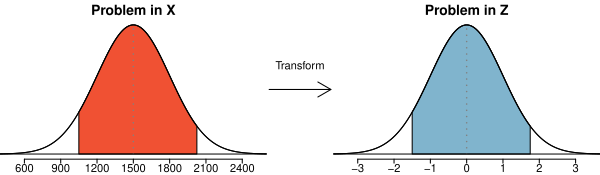

This chart was generated by the following R code:
myPDF("normalPribInXtoProbInZ.pdf", 6.0, 1.75, mar=c(1.2,0,1.5,0), mgp=c(3,0.17,0))

layout(matrix(1:3, 1), widths=c(5,1.25,5), 1)

sfx=1.0
sfy=1.0

X <- seq(-4,4,0.01)
Y <- dnorm(X)
plot(sfx*X, sfy*Y, type='l', axes=F, 
     #xlim=c(-3.4,3.4),
     xlim=sfx*c(-3.4,3.4),
     ylab="", xlab="X",
     main="Problem in X", cex=1.2)


axis(1, at=c(-3,-2,-1,0,1,2,3), 
     label=(1500+c(-3,-2,-1,0,1,2,3)*300), cex.axis=0.8)


selectedX <- seq(-1.5,1.75,0.01)
cord.x <- c(-1.5, selectedX, 1.75) 
cord.y <- c(0, dnorm(selectedX) ,0)

polygon(sfx*cord.x, sfy*cord.y, col=COL[4+7*0])
#polygon(cord.x, cord.y, col=COL[4+(7*4)])

segments(X[which(X == median(X))],0,
         X[which(X == median(X))],sfy*max(Y),
         col=COL[6], lty=3, lwd=1.5 )


lines(sfx*X, sfy*Y)
abline(h=0)




plot( NULL, NULL, 
      xlim=c(-2,2),
      ylim=c(-2,2),
      xlab="",
      ylab="",
      axes=F)
arrows(-2, 0, 2, 0, length=0.175)
text(0, 0.5, labels="Transform", cex=1.2)


sfx=1.0
sfy=1.0

X <- seq(-4,4,0.01)
Y <- dnorm(X)
plot(sfx*X, sfy*Y, type='l', axes=F, 
     #xlim=c(-3.4,3.4),
     xlim=sfx*c(-3.4,3.4),
     ylab="", xlab="Z",
     main="Problem in Z", cex=1.2)

axis(1, at=c(-3,-2,-1,0,1,2,3), 
     label=(0+c(-3,-2,-1,0,1,2,3)*1), cex.axis=0.8)


selectedX <- seq(-1.5,1.75,0.01)
cord.x <- c(-1.5, selectedX, 1.75) 
cord.y <- c(0, dnorm(selectedX) ,0)

polygon(sfx*cord.x, sfy*cord.y, col=COL[1+7*1])
#polygon(cord.x, cord.y, col=COL[4+(7*4)])

segments(X[which(X == median(X))],0,
         X[which(X == median(X))],sfy*max(Y),
         col=COL[6], lty=3, lwd=1.5 )


lines(sfx*X, sfy*Y)
abline(h=0)

dev.off()
